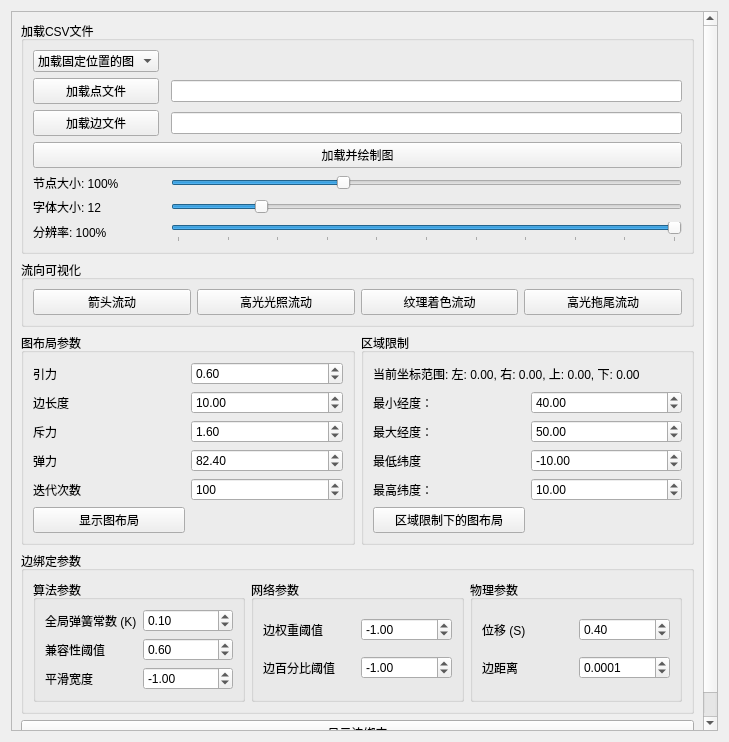
<?xml version="1.0" encoding="UTF-8"?>
<ui version="4.0">
 <class>GraphRenderer</class>
 <widget class="QWidget" name="GraphRenderer">
  <property name="geometry">
   <rect>
    <x>0</x>
    <y>0</y>
    <width>729</width>
    <height>742</height>
   </rect>
  </property>
  <property name="windowTitle">
   <string>图布局控制面板</string>
  </property>
  <layout class="QVBoxLayout" name="verticalLayout">
   <item>
    <widget class="QScrollArea" name="scrollArea">
     <property name="horizontalScrollBarPolicy">
      <enum>Qt::ScrollBarAlwaysOff</enum>
     </property>
     <property name="widgetResizable">
      <bool>true</bool>
     </property>
     <widget class="QWidget" name="scrollAreaWidgetContents_main">
      <property name="geometry">
       <rect>
        <x>0</x>
        <y>0</y>
        <width>695</width>
        <height>895</height>
       </rect>
      </property>
      <layout class="QVBoxLayout" name="verticalLayout_2">
       <item>
        <widget class="QGroupBox" name="groupBoxLoadCSV">
         <property name="title">
          <string>加载CSV文件</string>
         </property>
         <layout class="QGridLayout" name="gridLayoutLoadCSV">
          <item row="7" column="2">
           <widget class="QSlider" name="resolutionSlider">
            <property name="minimum">
             <number>0</number>
            </property>
            <property name="maximum">
             <number>10</number>
            </property>
            <property name="value">
             <number>10</number>
            </property>
            <property name="orientation">
             <enum>Qt::Horizontal</enum>
            </property>
            <property name="tickPosition">
             <enum>QSlider::TicksBelow</enum>
            </property>
            <property name="tickInterval">
             <number>1</number>
            </property>
           </widget>
          </item>
          <item row="3" column="0">
           <widget class="QPushButton" name="loadEdgesButton">
            <property name="text">
             <string>加载边文件</string>
            </property>
           </widget>
          </item>
          <item row="6" column="0">
           <widget class="QLabel" name="fontSizeLabel">
            <property name="text">
             <string>字体大小: 12</string>
            </property>
           </widget>
          </item>
          <item row="5" column="0">
           <widget class="QLabel" name="sizeLabel">
            <property name="text">
             <string>节点大小: 100%</string>
            </property>
           </widget>
          </item>
          <item row="2" column="2">
           <widget class="QLineEdit" name="pointsFilePath"/>
          </item>
          <item row="0" column="0">
           <widget class="QComboBox" name="comboBoxGraphType">
            <item>
             <property name="text">
              <string>加载固定位置的图</string>
             </property>
            </item>
            <item>
             <property name="text">
              <string>无固定位置的图</string>
             </property>
            </item>
           </widget>
          </item>
          <item row="2" column="0">
           <widget class="QPushButton" name="loadPointsButton">
            <property name="text">
             <string>加载点文件</string>
            </property>
           </widget>
          </item>
          <item row="5" column="2">
           <widget class="QSlider" name="sizeSlider">
            <property name="minimum">
             <number>50</number>
            </property>
            <property name="maximum">
             <number>200</number>
            </property>
            <property name="value">
             <number>100</number>
            </property>
            <property name="orientation">
             <enum>Qt::Horizontal</enum>
            </property>
           </widget>
          </item>
          <item row="7" column="0">
           <widget class="QLabel" name="resolutionLabel">
            <property name="text">
             <string>分辨率: 100%</string>
            </property>
           </widget>
          </item>
          <item row="6" column="2">
           <widget class="QSlider" name="fontSizeSlider">
            <property name="minimum">
             <number>8</number>
            </property>
            <property name="maximum">
             <number>32</number>
            </property>
            <property name="value">
             <number>12</number>
            </property>
            <property name="orientation">
             <enum>Qt::Horizontal</enum>
            </property>
           </widget>
          </item>
          <item row="3" column="2">
           <widget class="QLineEdit" name="edgesFilePath"/>
          </item>
          <item row="4" column="0" colspan="3">
           <widget class="QPushButton" name="loadAndDrawGraphButton">
            <property name="text">
             <string>加载并绘制图</string>
            </property>
           </widget>
          </item>
         </layout>
        </widget>
       </item>
       <item>
        <widget class="QGroupBox" name="groupBoxFlowVisualization">
         <property name="title">
          <string>流向可视化</string>
         </property>
         <layout class="QHBoxLayout" name="horizontalLayoutFlowVisualization">
          <item>
           <widget class="QPushButton" name="arrowFlowButton">
            <property name="text">
             <string>箭头流动</string>
            </property>
           </widget>
          </item>
          <item>
           <widget class="QPushButton" name="highlightFlowButton">
            <property name="text">
             <string>高光光照流动</string>
            </property>
           </widget>
          </item>
          <item>
           <widget class="QPushButton" name="textureFlowButton">
            <property name="text">
             <string>纹理着色流动</string>
            </property>
           </widget>
          </item>
          <item>
           <widget class="QPushButton" name="starFlowButton">
            <property name="text">
             <string>高光拖尾流动</string>
            </property>
           </widget>
          </item>
         </layout>
        </widget>
       </item>
       <item>
        <layout class="QHBoxLayout" name="horizontalLayout">
         <item>
          <widget class="QGroupBox" name="groupBoxLayoutParams">
           <property name="title">
            <string>图布局参数</string>
           </property>
           <layout class="QGridLayout" name="gridLayout">
            <item row="3" column="1">
             <widget class="QDoubleSpinBox" name="spinBoxSpringK">
              <property name="minimum">
               <double>-100.000000000000000</double>
              </property>
              <property name="value">
               <double>82.400000000000006</double>
              </property>
             </widget>
            </item>
            <item row="1" column="0">
             <widget class="QLabel" name="labelEdgeLength">
              <property name="text">
               <string>边长度</string>
              </property>
             </widget>
            </item>
            <item row="2" column="0">
             <widget class="QLabel" name="labelRepulsion">
              <property name="text">
               <string>斥力</string>
              </property>
             </widget>
            </item>
            <item row="4" column="0">
             <widget class="QLabel" name="labelIteration">
              <property name="text">
               <string>迭代次数</string>
              </property>
             </widget>
            </item>
            <item row="0" column="1">
             <widget class="QDoubleSpinBox" name="spinBoxAttraction">
              <property name="minimum">
               <double>-100.000000000000000</double>
              </property>
              <property name="value">
               <double>0.600000000000000</double>
              </property>
             </widget>
            </item>
            <item row="0" column="0">
             <widget class="QLabel" name="labelAttraction">
              <property name="text">
               <string>引力</string>
              </property>
             </widget>
            </item>
            <item row="3" column="0">
             <widget class="QLabel" name="labelSpringK">
              <property name="text">
               <string>弹力</string>
              </property>
             </widget>
            </item>
            <item row="5" column="0">
             <widget class="QPushButton" name="showGraphLayoutButton">
              <property name="text">
               <string>显示图布局</string>
              </property>
             </widget>
            </item>
            <item row="4" column="1">
             <widget class="QSpinBox" name="spinBoxIteration">
              <property name="maximum">
               <number>1000000</number>
              </property>
              <property name="value">
               <number>100</number>
              </property>
             </widget>
            </item>
            <item row="2" column="1">
             <widget class="QDoubleSpinBox" name="spinBoxRepulsion">
              <property name="minimum">
               <double>-100.000000000000000</double>
              </property>
              <property name="value">
               <double>1.600000000000000</double>
              </property>
             </widget>
            </item>
            <item row="1" column="1">
             <widget class="QDoubleSpinBox" name="spinBoxEdgeLength">
              <property name="minimum">
               <double>-100.000000000000000</double>
              </property>
              <property name="value">
               <double>10.000000000000000</double>
              </property>
             </widget>
            </item>
           </layout>
          </widget>
         </item>
         <item>
          <widget class="QGroupBox" name="groupBoxRegionRestriction">
           <property name="title">
            <string>区域限制</string>
           </property>
           <layout class="QGridLayout" name="gridLayoutRegion">
            <item row="4" column="0">
             <widget class="QLabel" name="labelMaxX">
              <property name="text">
               <string>最大经度：</string>
              </property>
             </widget>
            </item>
            <item row="6" column="0">
             <widget class="QLabel" name="labelMaxY">
              <property name="text">
               <string>最高纬度：</string>
              </property>
             </widget>
            </item>
            <item row="5" column="0">
             <widget class="QLabel" name="labelMinY">
              <property name="text">
               <string>最低纬度</string>
              </property>
             </widget>
            </item>
            <item row="5" column="1">
             <widget class="QDoubleSpinBox" name="spinBoxMinY">
              <property name="minimum">
               <double>-10000.000000000000000</double>
              </property>
              <property name="maximum">
               <double>10000.989999999999782</double>
              </property>
              <property name="value">
               <double>-10.000000000000000</double>
              </property>
             </widget>
            </item>
            <item row="1" column="0" colspan="2">
             <widget class="QLabel" name="labelCurrentCoordRange">
              <property name="text">
               <string>当前坐标范围: 左: 0.00, 右: 0.00, 上: 0.00, 下: 0.00</string>
              </property>
             </widget>
            </item>
            <item row="6" column="1">
             <widget class="QDoubleSpinBox" name="spinBoxMaxY">
              <property name="minimum">
               <double>-10000.000000000000000</double>
              </property>
              <property name="maximum">
               <double>10000.989999999999782</double>
              </property>
              <property name="value">
               <double>10.000000000000000</double>
              </property>
             </widget>
            </item>
            <item row="4" column="1">
             <widget class="QDoubleSpinBox" name="spinBoxMaxX">
              <property name="minimum">
               <double>-10000.000000000000000</double>
              </property>
              <property name="maximum">
               <double>9999.000000000000000</double>
              </property>
              <property name="value">
               <double>50.000000000000000</double>
              </property>
             </widget>
            </item>
            <item row="3" column="1">
             <widget class="QDoubleSpinBox" name="spinBoxMinX">
              <property name="minimum">
               <double>-10000.000000000000000</double>
              </property>
              <property name="maximum">
               <double>10000.000000000000000</double>
              </property>
              <property name="value">
               <double>40.000000000000000</double>
              </property>
             </widget>
            </item>
            <item row="3" column="0">
             <widget class="QLabel" name="labelMinX">
              <property name="text">
               <string>最小经度：</string>
              </property>
             </widget>
            </item>
            <item row="7" column="0">
             <widget class="QPushButton" name="regionRestrictionButton">
              <property name="text">
               <string>区域限制下的图布局</string>
              </property>
             </widget>
            </item>
           </layout>
          </widget>
         </item>
        </layout>
       </item>
       <item>
        <widget class="QGroupBox" name="groupBoxEdgeBundlingParams">
         <property name="title">
          <string>边绑定参数</string>
         </property>
         <layout class="QVBoxLayout" name="verticalLayoutEdgeBundling">
          <item>
           <layout class="QVBoxLayout" name="verticalLayoutMain">
            <item>
             <layout class="QHBoxLayout" name="horizontalLayoutParams">
              <item>
               <widget class="QGroupBox" name="groupBoxAlgorithmParams">
                <property name="title">
                 <string>算法参数</string>
                </property>
                <layout class="QGridLayout" name="gridLayoutAlgorithm">
                 <item row="0" column="0">
                  <widget class="QLabel" name="labelGlobalSpringConstant">
                   <property name="text">
                    <string>全局弹簧常数 (K)</string>
                   </property>
                  </widget>
                 </item>
                 <item row="1" column="0">
                  <widget class="QLabel" name="labelCompatibilityThreshold">
                   <property name="text">
                    <string>兼容性阈值</string>
                   </property>
                  </widget>
                 </item>
                 <item row="1" column="1">
                  <widget class="QDoubleSpinBox" name="spinBoxCompatibilityThreshold">
                   <property name="value">
                    <double>0.600000000000000</double>
                   </property>
                  </widget>
                 </item>
                 <item row="2" column="0">
                  <widget class="QLabel" name="labelSmoothWidth">
                   <property name="text">
                    <string>平滑宽度</string>
                   </property>
                  </widget>
                 </item>
                 <item row="0" column="1">
                  <widget class="QDoubleSpinBox" name="spinBoxGlobalSpringConstant">
                   <property name="value">
                    <double>0.100000000000000</double>
                   </property>
                  </widget>
                 </item>
                 <item row="2" column="1">
                  <widget class="QDoubleSpinBox" name="spinBoxSmoothWidth">
                   <property name="minimum">
                    <double>-100.000000000000000</double>
                   </property>
                   <property name="value">
                    <double>-1.000000000000000</double>
                   </property>
                  </widget>
                 </item>
                </layout>
               </widget>
              </item>
              <item>
               <widget class="QGroupBox" name="groupBoxNetworkParams">
                <property name="title">
                 <string>网络参数</string>
                </property>
                <layout class="QGridLayout" name="gridLayoutNetwork">
                 <item row="0" column="1">
                  <widget class="QDoubleSpinBox" name="spinBoxEdgeWeightThreshold">
                   <property name="minimum">
                    <double>-100.000000000000000</double>
                   </property>
                   <property name="value">
                    <double>-1.000000000000000</double>
                   </property>
                  </widget>
                 </item>
                 <item row="1" column="1">
                  <widget class="QDoubleSpinBox" name="spinBoxEdgePercentageThreshold">
                   <property name="minimum">
                    <double>-100.000000000000000</double>
                   </property>
                   <property name="value">
                    <double>-1.000000000000000</double>
                   </property>
                  </widget>
                 </item>
                 <item row="0" column="0">
                  <widget class="QLabel" name="labelEdgeWeightThreshold">
                   <property name="text">
                    <string>边权重阈值</string>
                   </property>
                  </widget>
                 </item>
                 <item row="1" column="0">
                  <widget class="QLabel" name="labelEdgePercentageThreshold">
                   <property name="text">
                    <string>边百分比阈值</string>
                   </property>
                  </widget>
                 </item>
                </layout>
               </widget>
              </item>
              <item>
               <widget class="QGroupBox" name="groupBoxPhysicalParams">
                <property name="title">
                 <string>物理参数</string>
                </property>
                <layout class="QGridLayout" name="gridLayoutPhysical">
                 <item row="1" column="0">
                  <widget class="QLabel" name="labelEdgeDistance">
                   <property name="text">
                    <string>边距离</string>
                   </property>
                  </widget>
                 </item>
                 <item row="1" column="1">
                  <widget class="QDoubleSpinBox" name="spinBoxEdgeDistance">
                   <property name="decimals">
                    <number>4</number>
                   </property>
                   <property name="value">
                    <double>0.000100000000000</double>
                   </property>
                  </widget>
                 </item>
                 <item row="0" column="0">
                  <widget class="QLabel" name="labelDisplacement">
                   <property name="text">
                    <string>位移 (S)</string>
                   </property>
                  </widget>
                 </item>
                 <item row="0" column="1">
                  <widget class="QDoubleSpinBox" name="spinBoxDisplacement">
                   <property name="decimals">
                    <number>2</number>
                   </property>
                   <property name="value">
                    <double>0.400000000000000</double>
                   </property>
                  </widget>
                 </item>
                </layout>
               </widget>
              </item>
             </layout>
            </item>
           </layout>
          </item>
         </layout>
        </widget>
       </item>
       <item>
        <widget class="QPushButton" name="showEdgeBundlingButton">
         <property name="text">
          <string>显示边绑定</string>
         </property>
        </widget>
       </item>
      </layout>
     </widget>
    </widget>
   </item>
  </layout>
 </widget>
 <resources/>
 <connections/>
</ui>
